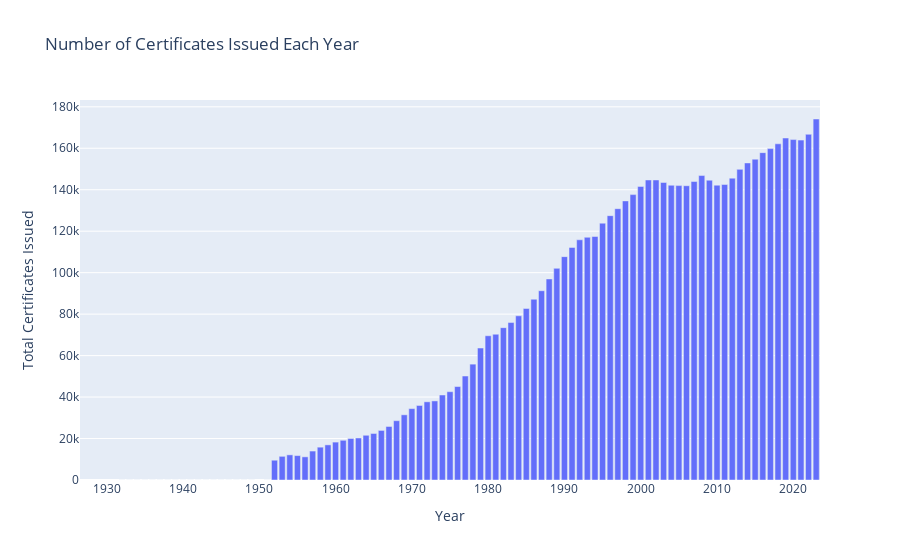

The notebook cell this image was saved under:
### Code cell
# Read the 'Certificates by year' sheet of 'data/ATP_certificate_stats.xlsx' into a dataframe
certificates = pd.read_excel('data/ATP_certificate_stats.xlsx', sheet_name='Certificates by year')

# Transform the certificates DataFrame to have 'Year' as a column
certificates_long = certificates.melt(var_name='Year', value_name='Total')

# Create a graph showing the number of certificates issued each year
fig = px.bar(certificates_long, x='Year', y='Total', title='Number of Certificates Issued Each Year')
fig.update_layout(xaxis_title='Year', yaxis_title='Total Certificates Issued')

# Save the plot to an html file
fig.write_html('certificates_issued_each_year.html')

fig.show()

### Figure 1 — Plotly figure (JSON) as saved in the notebook; plotly's stock layout.template omitted (floating-point values rounded to 4 significant figures)
{"data": [{"alignmentgroup": "True", "hovertemplate": "Year=%{x}<br>Total=%{y}<extra></extra>", "legendgroup": "", "marker": {"color": "#636efa", "pattern": {"shape": ""}}, "name": "", "offsetgroup": "", "orientation": "v", "showlegend": false, "textposition": "auto", "type": "bar", "x": [2023, 2022, 2021, 2020, 2019, 2018, 2017, 2016, 2015, 2014, 2013, 2012, 2011, 2010, 2009, 2008, 2007, 2006, 2005, 2004, 2003, 2002, 2001, 2000, 1999, 1998, 1997, 1996, 1995, 1994, 1993, 1992, 1991, 1990, 1989, 1988, 1987, 1986, 1985, 1984, 1983, 1982, 1981, 1980, 1979, 1978, 1977, 1976, 1975, 1974, 1973, 1972, 1971, 1970, 1969, 1968, 1967, 1966, 1965, 1964, 1963, 1962, 1961, 1960, 1959, 1958, 1957, 1956, 1955, 1954, 1953, 1952, 1951, 1950, 1949, 1948, 1947, 1946, 1945, 1944, 1943, 1942, 1941, 1940, 1939, 1938, 1937, 1936, 1935, 1934, 1933, 1932, 1931, 1930, 1929, 1928, 1927], "xaxis": "x", "y": [174113, 166738, 163934, 164193, 164947, 162145, 159825, 157894, 154730, 152933, 149824, 145590, 142511, 142198, 144600, 146838, 143953, 141935, 141992, 142160, 143504, 144708, 144702, 141596, 137642, 134612, 130858, 127486, 123877, 117434, 117070, 115855, 112167, 107732, 102087, 96968, 91287, 87186, 82740, 79192, 75938, 73471, 70311, 69569, 63652, 55881, 50149, 45072, 42592, 41002, 38139, 37714, 35949, 34430, 31442, 28607, 25817, 23917, 22440, 21572, 20269, 20032, 19155, 18279, 16950, 15840, 13964, 11173, 11774, 12129, 11419, 9545, 0, null, 0, 0, 0, 0, 0, 0, 0, 0, 0, 0, 0, 0, 0, 0, 0, 0, 0, 0, null, null, null, null, null], "yaxis": "y"}], "layout": {"barmode": "relative", "legend": {"tracegroupgap": 0}, "title": {"text": "Number of Certificates Issued Each Year"}, "xaxis": {"anchor": "y", "domain": [0, 1], "title": {"text": "Year"}}, "yaxis": {"anchor": "x", "domain": [0, 1], "title": {"text": "Total Certificates Issued"}}}}
